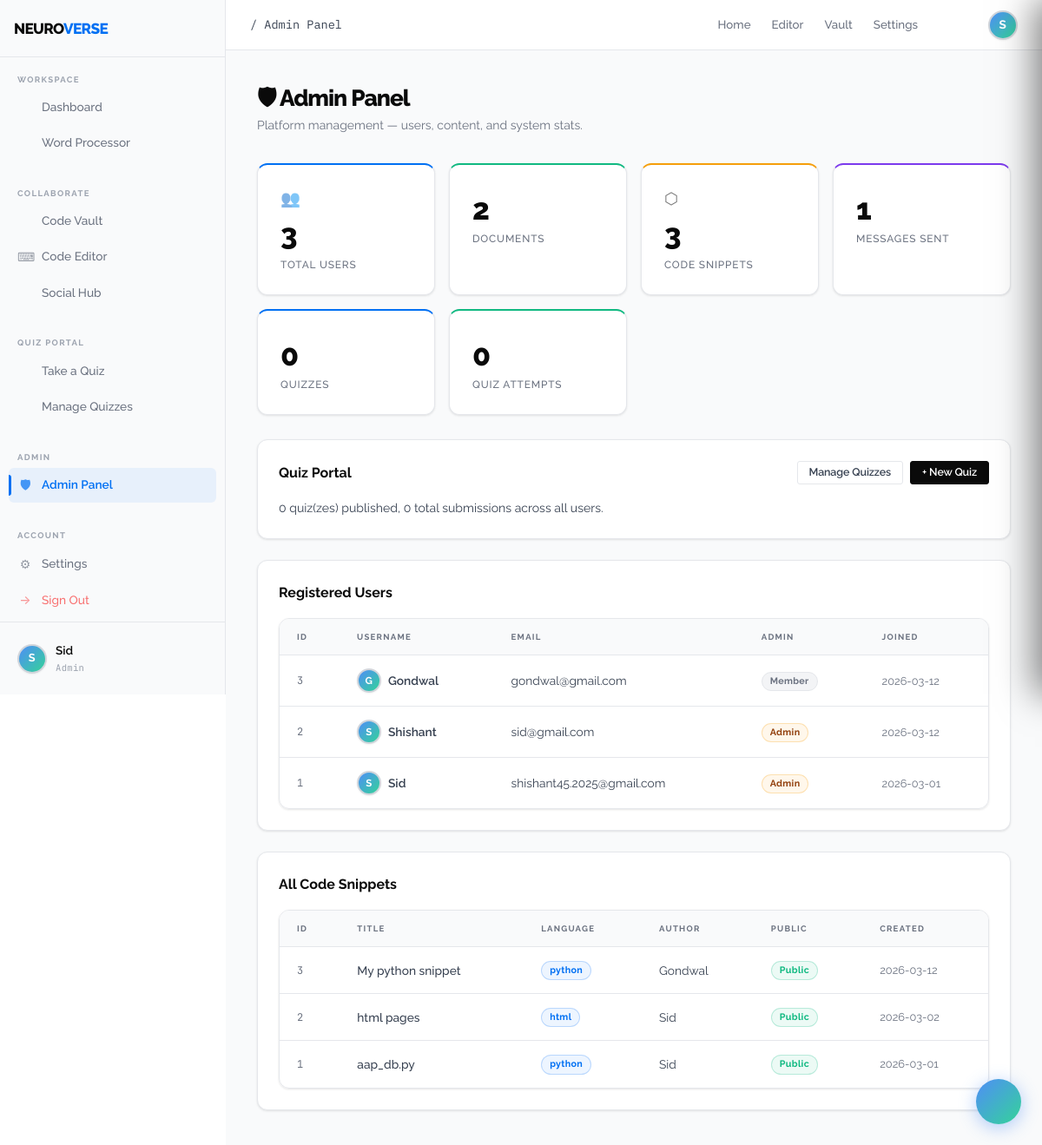
The page /admin (signed in) on the database its author committed.
### tables this page shows
CREATE TABLE users (
                id          INTEGER PRIMARY KEY AUTOINCREMENT,
                username    TEXT    UNIQUE NOT NULL,
                email       TEXT    UNIQUE NOT NULL,
                password    TEXT    NOT NULL,
                is_admin    INTEGER DEFAULT 0,
                created_at  TEXT    DEFAULT (datetime('now'))
            );

CREATE TABLE vault_snippets (
                id          INTEGER PRIMARY KEY AUTOINCREMENT,
                user_id     INTEGER NOT NULL,
                title       TEXT    NOT NULL,
                language    TEXT    NOT NULL DEFAULT 'python',
                code        TEXT    NOT NULL,
                description TEXT    DEFAULT '',
                is_public   INTEGER DEFAULT 1,
                created_at  TEXT    DEFAULT (datetime('now')),
                FOREIGN KEY (user_id) REFERENCES users(id)
            );

### app.py (the view)
@app.route("/admin")
@login_required
@admin_required
def admin_panel():
    with get_db() as db:
        users    = db.execute("SELECT * FROM users ORDER BY created_at DESC").fetchall()
        snippets = db.execute("SELECT v.*, u.username FROM vault_snippets v JOIN users u ON v.user_id=u.id ORDER BY v.created_at DESC").fetchall()
        total_docs     = db.execute("SELECT COUNT(*) AS c FROM documents").fetchone()["c"]
        total_msgs     = db.execute("SELECT COUNT(*) AS c FROM messages").fetchone()["c"]
        total_quizzes  = db.execute("SELECT COUNT(*) AS c FROM quizzes").fetchone()["c"]
        total_attempts = db.execute("SELECT COUNT(*) AS c FROM quiz_responses").fetchone()["c"]
        unread         = get_unread_count(session["user_id"])
    return render_template("admin.html", users=users, snippets=snippets, total_docs=total_docs, total_msgs=total_msgs, total_quizzes=total_quizzes, total_attempts=total_attempts, unread=unread)

### app.py (called while the page is built)
def get_db():
    conn = sqlite3.connect(app.config["DATABASE"])
    conn.row_factory = sqlite3.Row
    return conn

def get_unread_count(user_id):
    with get_db() as db:
        row = db.execute(
            "SELECT COUNT(*) AS cnt FROM messages WHERE receiver_id=? AND is_read=0",
            (user_id,)
        ).fetchone()
    return row["cnt"] if row else 0

def login_required(f):
    @wraps(f)
    def decorated(*args, **kwargs):
        if "user_id" not in session:
            return redirect(url_for("login"))
        return f(*args, **kwargs)
    return decorated

def admin_required(f):
    @wraps(f)
    def decorated(*args, **kwargs):
        if not session.get("is_admin"):
            if request.path.startswith("/api/"):
                return jsonify({"ok": False, "error": "Admin access required."}), 403
            flash("Admin access required. Please log in with the admin passkey.", "error")
            return redirect(url_for("dashboard"))
        return f(*args, **kwargs)
    return decorated

### templates/admin.html (shortened to what this page needs)
{% extends "layout.html" %}
{% block breadcrumb %}/ Admin Panel{% endblock %}
{% block content %}
<div class="page-header">
  <div class="page-title">🛡 Admin Panel</div>
  <div class="page-subtitle">Platform management — users, content, and system stats.</div>
</div>
<div class="stats-row" style="margin-bottom:28px;">
  <div class="stat-card blue">
    <div class="stat-icon">👥</div>
    <div class="stat-value">{{ users|length }}</div>
    <div class="stat-label">Total Users</div>
  </div>
  <div class="stat-card green">
    <div class="stat-value">{{ total_docs }}</div>
    <div class="stat-label">Documents</div>
  </div>
  <div class="stat-card amber">
    <div class="stat-icon">⬡</div>
    <div class="stat-value">{{ snippets|length }}</div>
    <div class="stat-label">Code Snippets</div>
  </div>
  <div class="stat-card purple">
    <div class="stat-value">{{ total_msgs }}</div>
    <div class="stat-label">Messages Sent</div>
  </div>
  <div class="stat-card blue">
    <div class="stat-value">{{ total_quizzes }}</div>
    <div class="stat-label">Quizzes</div>
  </div>
  <div class="stat-card green">
    <div class="stat-value">{{ total_attempts }}</div>
    <div class="stat-label">Quiz Attempts</div>
  </div>
</div>
<div class="card" style="margin-bottom:24px;">
  <div style="display:flex;align-items:center;justify-content:space-between;margin-bottom:16px;">
    <div style="font-size:1rem;font-weight:700;">Quiz Portal</div>
    <div style="display:flex;gap:8px;">
      <a href="{{ url_for('quiz_manage') }}" class="btn btn-ghost btn-sm">Manage Quizzes</a>
      <a href="{{ url_for('quiz_create') }}" class="btn btn-primary btn-sm">+ New Quiz</a>
    </div>
  </div>
  <div style="color:var(--text-2);font-size:0.88rem;">{{ total_quizzes }} quiz(zes) published, {{ total_attempts }} total submissions across all users.</div>
</div>
<div class="card" style="margin-bottom:24px;">
  <div style="font-size:1rem;font-weight:700;margin-bottom:16px;">Registered Users</div>
  <div class="data-table-wrap">
    <table class="data-table">
      <thead>
        <tr>
          <th>ID</th><th>Username</th><th>Email</th><th>Admin</th><th>Joined</th>
        </tr>
      </thead>
      <tbody>
        {% for u in users %}
        <tr>
          <td style="color:var(--text-3);">{{ u.id }}</td>
          <td style="font-weight:600;">
            <div style="display:flex;align-items:center;gap:8px;">
              <div class="user-avatar" style="width:28px;height:28px;font-size:0.72rem;flex-shrink:0;">{{ u.username[0].upper() }}</div>
              {{ u.username }}
            </div>
          </td>
          <td style="color:var(--text-2);">{{ u.email }}</td>
          <td>
            {% if u.is_admin %}
            <span class="badge badge-amber">Admin</span>
            {% else %}
            <span class="badge">Member</span>
            {% endif %}
          </td>
          <td style="color:var(--text-3);font-size:0.8rem;">{{ u.created_at[:10] }}</td>
        </tr>
        {% endfor %}
      </tbody>
    </table>
  </div>
</div>
<div class="card">
  <div style="font-size:1rem;font-weight:700;margin-bottom:16px;">All Code Snippets</div>
  <div class="data-table-wrap">
    <table class="data-table">
      <thead>
        <tr><th>ID</th><th>Title</th><th>Language</th><th>Author</th><th>Public</th><th>Created</th></tr>
      </thead>
      <tbody>
        {% for s in snippets %}
        <tr>
          <td style="color:var(--text-3);">{{ s.id }}</td>
          <td style="font-weight:500;">{{ s.title }}</td>
          <td><span class="badge badge-blue">{{ s.language }}</span></td>
          <td style="color:var(--text-2);">{{ s.username }}</td>
          <td>
            {% if s.is_public %}
            <span class="badge badge-green">Public</span>
            {% else %}
            <span class="badge badge-red">Private</span>
            {% endif %}
          </td>
          <td style="color:var(--text-3);font-size:0.8rem;">{{ s.created_at[:10] }}</td>
        </tr>
        {% endfor %}
      </tbody>
    </table>
  </div>
</div>
{% endblock %}

### templates/layout.html (shortened to what this page needs)
{% extends "base.html" %}
{% block body %}
<aside class="sidebar" id="sidebar">
  <div class="sidebar-logo">
    <div style="display:flex;align-items:center;gap:10px;">
      <span class="sidebar-logo-text">NEURO<span>VERSE</span>
    </div>
  </div>
  <div class="sidebar-section">
    <div class="sidebar-section-label">Workspace</div>
    <nav class="sidebar-nav">
      <a href="{{ url_for('dashboard') }}" class="sidebar-link {% if request.endpoint == 'dashboard' %}active{% endif %}">
         Dashboard
      </a>
      <a href="{{ url_for('editor') }}" class="sidebar-link {% if request.endpoint == 'editor' %}active{% endif %}">
         Word Processor
      </a>
    </nav>
  </div>
  <div class="sidebar-section" style="margin-top:8px;">
    <div class="sidebar-section-label">Collaborate</div>
    <nav class="sidebar-nav">
      <a href="{{ url_for('vault') }}" class="sidebar-link {% if request.endpoint == 'vault' %}active{% endif %}">
         Code Vault
      </a>
      <a href="{{ url_for('code_editor') }}" class="sidebar-link {% if request.endpoint == 'code_editor' %}active{% endif %}">
        <span class="link-icon">⌨</span> Code Editor
      </a>
      <a href="javascript:void(0)" class="sidebar-link" id="chatToggleSidebar" onclick="window.chatToggle()">
   Social Hub
</a>
    </nav>
  </div>
  <div class="sidebar-section" style="margin-top:8px;">
    <div class="sidebar-section-label">Quiz Portal</div>
    <nav class="sidebar-nav">
      <a href="{{ url_for('quiz_home') }}" class="sidebar-link {% if request.endpoint in ['quiz_home','quiz_attempt'] %}active{% endif %}">
         Take a Quiz
      </a>
      {% if session.get('is_admin') %}
      <a href="{{ url_for('quiz_manage') }}" class="sidebar-link {% if request.endpoint in ['quiz_manage','quiz_create','quiz_responses','quiz_review'] %}active{% endif %}">
         Manage Quizzes
      </a>
      {% endif %}
    </nav>
  </div>
  {% if session.get('is_admin') %}
  <div class="sidebar-section" style="margin-top:8px;">
    <div class="sidebar-section-label">Admin</div>
    <nav class="sidebar-nav">
      <a href="{{ url_for('admin_panel') }}" class="sidebar-link {% if request.endpoint == 'admin_panel' %}active{% endif %}">
        <span class="link-icon">🛡</span> Admin Panel
      </a>
    </nav>
  </div>
  {% endif %}
  <div class="sidebar-section" style="margin-top:8px;">
    <div class="sidebar-section-label">Account</div>
    <nav class="sidebar-nav">
      <a href="{{ url_for('settings') }}" class="sidebar-link {% if request.endpoint == 'settings' %}active{% endif %}">
        <span class="link-icon">⚙</span> Settings
      </a>
      <a href="{{ url_for('logout') }}" class="sidebar-link" style="color:#f87171;">
        <span class="link-icon">→</span> Sign Out
      </a>
    </nav>
  </div>
  <div class="sidebar-footer">
    <div class="sidebar-user">
      <div class="user-avatar" style="width:34px;height:34px;font-size:0.8rem;flex-shrink:0;">
        {{ session.username[0].upper() }}
      </div>
      <div class="sidebar-user-info">
        <div class="sidebar-user-name">{{ session.username }}</div>
        <div class="sidebar-user-role">{% if session.get('is_admin') %}Admin{% else %}Member{% endif %}</div>
      </div>
    </div>
  </div>
</aside>
<header class="navbar">
  <div class="navbar-brand">
    <span style="font-size:0.85rem;color:var(--text-2);font-family:'IBM Plex Mono',monospace;font-weight:400;">
      {% block breadcrumb %}Dashboard{% endblock %}
    </span>
  </div>
  <nav class="navbar-links">
    <a href="{{ url_for('dashboard') }}" class="{% if request.endpoint == 'dashboard' %}active{% endif %}">Home</a>
    <a href="{{ url_for('editor') }}" class="{% if request.endpoint == 'editor' %}active{% endif %}">Editor</a>
    <a href="{{ url_for('vault') }}" class="{% if request.endpoint == 'vault' %}active{% endif %}">Vault</a>
    <a href="{{ url_for('settings') }}" class="{% if request.endpoint == 'settings' %}active{% endif %}">Settings</a>
  </nav>
  <div class="navbar-right">
    <button class="btn-icon-ghost" id="chatToggleBtn" title="Social Hub" style="position:relative;font-size:1rem;">
    </button>
    <div class="user-avatar" title="{{ session.username }}">
      {{ session.username[0].upper() }}
    </div>
  </div>
</header>
<div class="app-body">
  <div class="main-content page-enter">
    {% block content %}{% endblock %}
  </div>
</div>
<button class="chat-toggle {% if unread is defined and unread > 0 %}has-unread{% endif %}" id="chatFab" title="Social Hub">
</button>
{% endblock %}

### templates/base.html (shortened to what this page needs)
<!DOCTYPE html>
<html lang="en">
<head>
  <link rel="stylesheet" href="{{ url_for('static', filename='style.css') }}">
</head>
<body>
{% block body %}{% endblock %}
</body>
</html>

### templates/layout.html (style rules this page uses)
#chatFab { position: fixed; bottom: 24px; right: 24px; z-index: 1000; width: 52px; height: 52px; border-radius: 50%; background: linear-gradient(135deg, #4f8ef7, #34d399); border: none; color: #fff; font-size: 1.3rem; cursor: pointer; box-shadow: 0 4px 20px rgba(79,142,247,0.45); display: flex; align-items: center; justify-content: center; transition: transform 0.2s, box-shadow 0.2s; }
.btn-icon-ghost { background: none; border: none; color: #94a3b8; cursor: pointer; padding: 6px; border-radius: 6px; font-size: 1rem; transition: color 0.15s, background 0.15s; }
.user-avatar { width: 34px; height: 34px; border-radius: 50%; background: linear-gradient(135deg,#4f8ef7,#34d399); color: #fff; display: flex; align-items: center; justify-content: center; font-weight: 700; font-size: 0.85rem; flex-shrink: 0; }

### rows shown on the page
users: username "Sid", id "1", username "S", email "shishant45.2025@gmail.com", is_admin "Admin", created_at "2026-03-01"
users: id "3", username "G", username "Gondwal", email "gondwal@gmail.com", is_admin "Member", created_at "2026-03-12"
users: id "2", username "S", username "Shishant", email "sid@gmail.com", is_admin "Admin", created_at "2026-03-12"
vault_snippets: id "3", title "My python snippet", language "python", username "Gondwal", is_public "Public", created_at "2026-03-12"
vault_snippets: id "2", title "html pages", language "html", username "Sid", is_public "Public", created_at "2026-03-02"
vault_snippets: id "1", title "aap_db.py", language "python", username "Sid", is_public "Public", created_at "2026-03-01"

### other values the page prints
{{ session.username[0].upper() }} "S"
{{ users|length }} "3"
{{ total_docs }} "2"
{{ snippets|length }} "3"
{{ total_msgs }} "1"
{{ total_quizzes }} "0"
{{ total_attempts }} "0"
